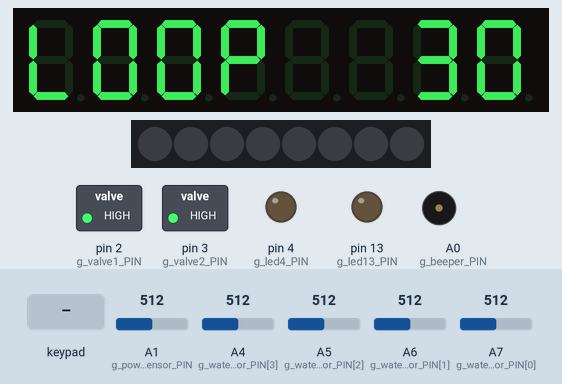
Simulated run of this sketch. Board: Arduino Nano, built with avr-gcc and run on an emulated ATmega328P. Parts: 8-digit seven-segment display, 8 RGB LEDs in strip order, left to right, switched loads named in the sketch (green lamp = pin HIGH), output pins drawn as LEDs (lit = HIGH), buzzer (waves = sounding). The inputs (shaded band) are chosen by the test bench; at power-on: A1 (g_power_sensor_PIN) = 512, A4 (g_water_sensor_PIN[3]) = 512, A5 (g_water_sensor_PIN[2]) = 512, A6 (g_water_sensor_PIN[1]) = 512, A7 (g_water_sensor_PIN[0]) = 512. Pins used as bus, display or sensor lines are not drawn.

Above: at 1.2 s.
1.3 s: key '1' pressed
At 3.2 s:
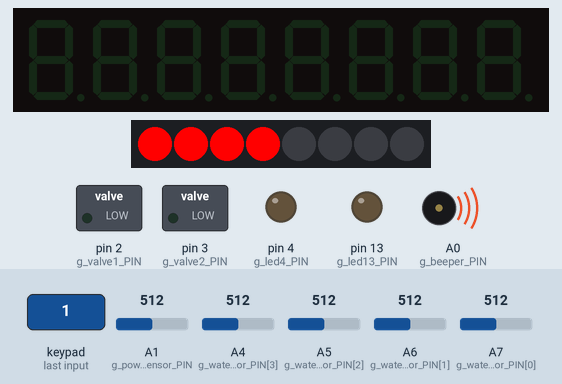
3.5 s: keypad keys 1 2 3 4 pressed 0.4 s apart
At 5.1 s:
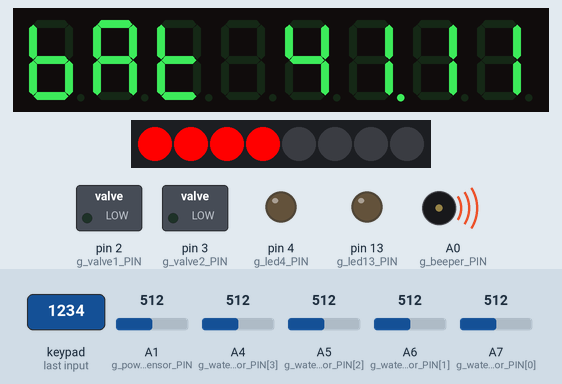
6.6 s: A1 (g_power_sensor_PIN) set to 640
At 7.9 s:
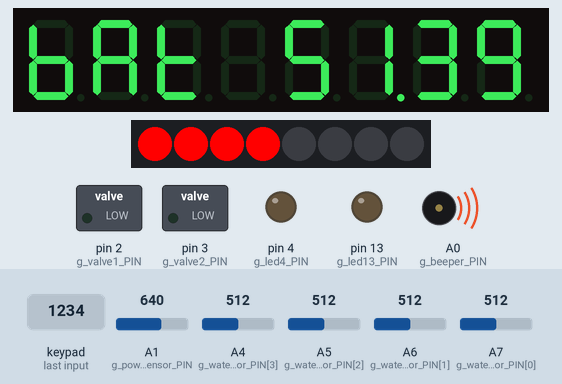
8.2 s: A1 (g_power_sensor_PIN) set to 672
At 8.73 s:
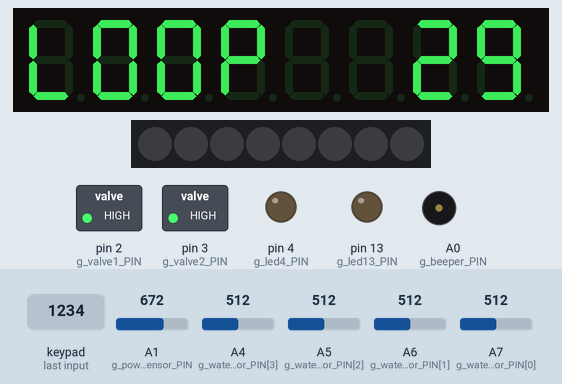
10.1 s: A4 (g_water_sensor_PIN[3]) set to 992
At 11.9 s:
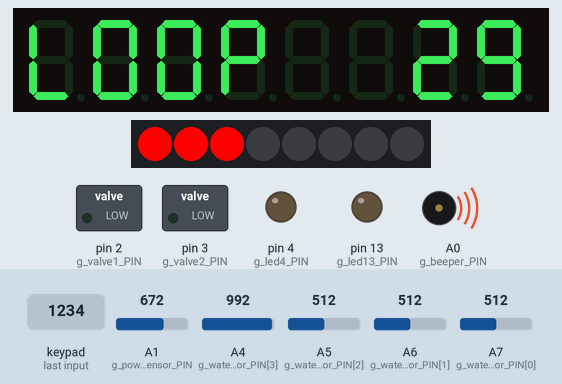
13.0 s: A5 (g_water_sensor_PIN[2]) set to 992
At 14.1 s:
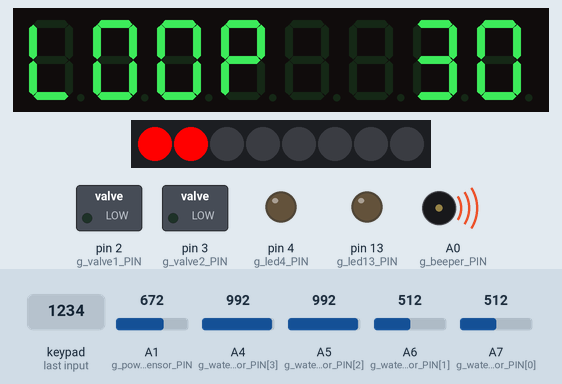
Timing chart, 0 to 15.5 s (numbered marks = the images above; inputs shaded):
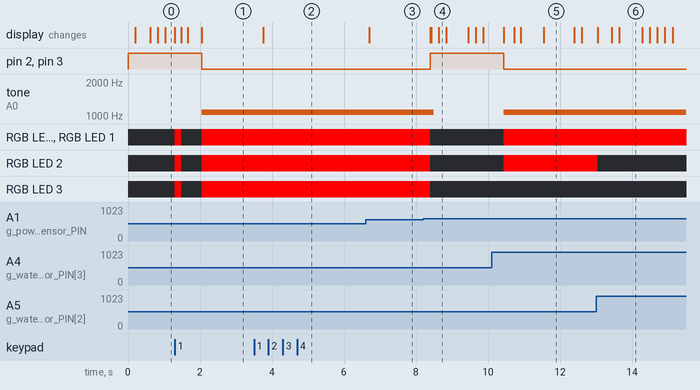

Measured:
- the behaviour switches between 655 and 656 on A1 (g_power_sensor_PIN) (found by bisection; images 3 and 4)
- after the input at 3.5 s, the display: changes after 0.26 s (image 2)
- after the input at 6.6 s, the display: changes after 0.11 s (image 3)
- after the input at 8.2 s, pin 2 (g_valve1_PIN), pin 3 (g_valve2_PIN): LOW → HIGH after 0.19 s; tone on A0 (g_beeper_PIN): 1083 Hz → silent after 0.29 s; RGB LED 0–3: RGB(255, 0, 0) → off after 0.19 s; the display: first changes after 0.19 s (image 4 shows a later state)
- what the display in image 5 shows lasts 0.9 s, from 11.5 s to 12.4 s
- what the display in image 6 shows lasts 0.6 s, from 13.7 s to 14.3 s

The sketch:

waterproof.ino
```cpp
#include <avr/wdt.h>
#include <TM1638.h>
#include "button_helper.h"
#include "out_helper.h"

//#define SERIAL_LOGGING //использования логгирования в COM-порт
#define SERIAL_RATE 115200

#ifdef SERIAL_LOGGING
  #define SERIAL_LOG_BEGIN Serial.begin(SERIAL_RATE);\
                            while (!Serial) {;}\
                            Serial.println("Serial LOG started!");
  #define SERIAL_PRINTLN(A) Serial.println(A);
  #define SERIAL_PRINTLN2(A,B) Serial.println(A,B);
  #define SERIAL_PRINT(A) Serial.print(A);
  #define SERIAL_PRINT2(A,B) Serial.print(A,B);
#else
  #define SERIAL_LOG_BEGIN
  #define SERIAL_PRINTLN(A)
  #define SERIAL_PRINTLN2(A,B)
  #define SERIAL_PRINT(A)
  #define SERIAL_PRINT2(A,B)
#endif


//Состояния
#define WS_DRY          1
#define WS_WET          2
#define WS_AFTER_WET    3
#define POW_LINE        4
#define POW_BAT         5
#define POW_LOW_BAT     6
#define INP_FORCE_OPEN  7
#define INP_FORCE_CLOSE 8
#define INP_ON_WATCH    9


typedef enum {
   DYS_BAT = 1,
   DYS_SENS,
   DYS_UP_TIME,
   DYS_BEEP_FREQ,
   DYS_LOOP_TIME,
   DYS_NONE//должно быть последним режимом, иначе кольцо не сработает
}DYSPLAY_MODE;


//============= Конфигурация ============================
#define POWER_DIVIDER     8.0311//коэффициент делителя напряжения для определения напряжения питания. r1/(r1+r2)
#define WATER_THRESOLD    200 //чуствительность датчиков воды
#define BATTERY_THRESOLD  1230 //уровень напряжения считающийся питанием от сети
#define BATTERY_LOW_THRESOLD  1190 //уровень напряжения считающийся низким, и приводящий к аварийному перекрытию кранов и т.д.
#define MAX_SENSOR_VAL    1023
#define COUNT_OF_SENSORS  4
#define DYSPLAY_REFRESH_TIME 200
#define WATER_READ_INTERVAL 1000
#define WATER_ALARM_TIME_THRESOLD 2000

byte g_beeper_PIN             = A0; //Pin beeper
byte g_power_sensor_PIN       = A1; //пин АЦП для считывания с делителя напряжения питания
byte g_water_sensor_PIN[COUNT_OF_SENSORS] = {A7, A6, A5, A4}; //Датчики воды
byte g_valve1_PIN             = 2; //Задвижка 1
byte g_valve2_PIN             = 3; //Задвижка 2
byte g_led4_PIN               = 4;
byte g_sensor_btn_PIN         = 8;
byte g_water_sensors_PhA_PIN  = 11; //Фаза A питания датчиков воды( со стороны датчика )
byte g_water_sensors_PhB_PIN  = 12; //Фаза B питания датчиков воды( со стороны резисторов )
byte g_led13_PIN              = 13;

//============= Глобальные переменные =======================
byte g_state_WS  = WS_DRY;
byte g_state_POW = POW_LINE;
byte g_state_INP = INP_ON_WATCH;

int  g_pow_U = 0;
byte g_water_sensors_val = 0;
DYSPLAY_MODE g_dysplay_mode = DYS_LOOP_TIME;

byte     g_dysplay_sensor_num = 1;
uint32_t g_dysplay_last_time = 0;
uint16_t g_beeper_freq = 1083;

uint16_t g_loop_start_time = 0;
uint16_t g_loop_time = 0;
uint16_t g_water_alarm_start_time = 0;

byte g_water_sensors_Phase = 0;

//============== Переферия - конопки, LED, дисплей итд ==============
TM1638 dysplayModule(7, 6, 5); //TM1638(dataPin, clockPin, strobePin, activateDisplay, intensity);

TM1638_Button btn_sel_dysplay_mode(&dysplayModule, 0b00000001);
TM1638_Button btn_sel_sensor(&dysplayModule, 0b00000010);
TM1638_Button btn_force_close(&dysplayModule, 0b01000000);
TM1638_Button btn_force_open(&dysplayModule, 0b10000000);

TM1638_Out led_force_close(&dysplayModule, 6);
TM1638_Out led_force_open(&dysplayModule, 7);
//TM1638_Out led_force_open(&dysplayModule, 7);

//**************************************************************************************************
// Инициализация
//**************************************************************************************************
void setup() {

  for(int i = 0; i < COUNT_OF_SENSORS; i++) pinMode(g_water_sensor_PIN[i], INPUT);

  pinMode(g_power_sensor_PIN, INPUT);
  pinMode(g_sensor_btn_PIN, INPUT_PULLUP);

  pinMode(g_water_sensors_PhA_PIN, OUTPUT);
  pinMode(g_water_sensors_PhB_PIN, OUTPUT);

  pinMode(g_led13_PIN, OUTPUT);
  pinMode(g_led4_PIN, OUTPUT);
  pinMode(g_beeper_PIN, OUTPUT);
  pinMode(g_valve1_PIN, OUTPUT);
  pinMode(g_valve2_PIN, OUTPUT);

  digitalWrite(g_valve1_PIN, HIGH);
  digitalWrite(g_valve2_PIN, HIGH);

  SERIAL_LOG_BEGIN

  dysplayModule.setupDisplay(true, 0);

  wdt_enable(WDTO_8S);
}

//**************************************************************************************************
// Основной цикл
//**************************************************************************************************
void loop() {

  g_loop_start_time = millis();

  read_input();

  determine_state();

  process();

  output();

  //digitalWrite(g_led13_PIN, digitalRead(g_sensor_btn_PIN));
  //digitalWrite(g_led4_PIN, digitalRead(g_sensor_btn_PIN));

  //digitalWrite(g_led13_PIN, HIGH);
  //delay(2);
  //digitalWrite(g_led13_PIN, LOW);

  g_loop_time = millis() - g_loop_start_time;

  wdt_reset();
}


//**************************************************************************************************
// read_input() обработка входящей информации(датчики, кнопки, команды и.т.д.)
//**************************************************************************************************
void read_input(){

  SERIAL_PRINTLN("> read_input()");

// датчики воды

  g_water_sensors_val = 0;

  for(int i = COUNT_OF_SENSORS; i > 0 ; i--){
    g_water_sensors_val = g_water_sensors_val << 1;
    if(sensor_read_V2(i) > WATER_THRESOLD){
       g_water_sensors_val++;
    }
  }

  SERIAL_PRINT("Sensor = "); SERIAL_PRINTLN2(g_water_sensors_val, BIN);

  if( g_water_sensors_val && g_water_alarm_start_time == 0 ){
    g_water_alarm_start_time = millis();
  }else if (!g_water_sensors_val && g_water_alarm_start_time > 0){
    g_water_alarm_start_time = 0;
  }

  if( g_water_alarm_start_time > 0 &&
      (millis() - g_water_alarm_start_time > WATER_ALARM_TIME_THRESOLD )){
    g_state_WS = WS_WET;
  }else{
    if( g_state_WS == WS_WET ){
      g_state_WS = WS_AFTER_WET;
    }
  }

//напряжение питания

  g_pow_U = powerReadX100();
  SERIAL_PRINT("Pow U = "); SERIAL_PRINTLN( (float)g_pow_U / 100 );

  if( g_pow_U > BATTERY_THRESOLD){
    g_state_POW = POW_LINE;
  }else if(g_pow_U > BATTERY_LOW_THRESOLD){
    g_state_POW = POW_BAT;
  }else{
    g_state_POW = POW_LOW_BAT;
  }

//кнопки
  btn_sel_dysplay_mode.process();
  btn_sel_sensor.process();
  btn_force_close.process();
  btn_force_open.process();


}

//**************************************************************************************************
// determine_state()
//**************************************************************************************************
void determine_state(){
  /*SERIAL_PRINTLN("> determine_state()");

  g_old_state = g_state;

  if (g_water_sensors_val){
    g_state = g_state | WATER_ALARM;
  }else{
    g_state = g_state & ~WATER_ALARM;
  }*/
}

//**************************************************************************************************
// process()
//**************************************************************************************************
void process(){
  SERIAL_PRINTLN("> process()");

  if (g_state_WS != WS_DRY ){
    digitalWrite(g_valve1_PIN, LOW);
    digitalWrite(g_valve2_PIN, LOW);
  }else{
    digitalWrite(g_valve1_PIN, HIGH);
    digitalWrite(g_valve2_PIN, HIGH);
  };

  if (btn_sel_dysplay_mode.is_state(BTN_ON_CLICK) ){
      if (g_dysplay_mode == DYS_NONE)
        g_dysplay_mode = DYS_BAT;
      else
        g_dysplay_mode = g_dysplay_mode + 1;

      SERIAL_PRINT("g_dysplay_mode = ");
      SERIAL_PRINTLN(g_dysplay_mode);
  }

  if (g_dysplay_mode == DYS_SENS
      && btn_sel_sensor.is_state(BTN_ON_PRESS) ){
    g_dysplay_sensor_num++;
    if(g_dysplay_sensor_num > COUNT_OF_SENSORS ) g_dysplay_sensor_num = 1;
  }

  if (g_dysplay_mode == DYS_BEEP_FREQ
      && ( btn_sel_sensor.is_state(BTN_HOLD) || btn_sel_sensor.is_state(BTN_ON_PRESS) )){

      g_beeper_freq += 1;
      if(g_beeper_freq > 9999) g_beeper_freq = 0;
  }

  if (btn_force_close.is_state(BTN_ON_PRESS) ) {
    led_force_close.blink(100, 400, 20);
    led_force_open.off();

    digitalWrite(g_valve1_PIN, LOW);
    digitalWrite(g_valve2_PIN, LOW);
  }
  if (btn_force_open.is_state(BTN_ON_PRESS) ){
    led_force_close.off();
    led_force_open.blink(100, 400, 20);

    digitalWrite(g_valve1_PIN, HIGH);
    digitalWrite(g_valve2_PIN, HIGH);
  }

}

//**************************************************************************************************
// output()
//**************************************************************************************************
void output(){
  char str_disp[8] = "";

  SERIAL_PRINTLN("> output()");

  if(allow_refresh_TM1638()){
      switch (g_dysplay_mode){
          case DYS_BAT: sprintf(str_disp, "BAT %4d", g_pow_U);
                        dysplayModule.setDisplayToString(str_disp, 0b00000100, 0);
                        break;
          case DYS_SENS: sprintf(str_disp, "S-%1d %4d", g_dysplay_sensor_num, sensor_read_V2(g_dysplay_sensor_num));
                        dysplayModule.setDisplayToString(str_disp, 0b00000000, 0);
                        break;
          case DYS_UP_TIME: sprintf(str_disp, "t %6d", millis() / 1000);
                        dysplayModule.setDisplayToString(str_disp, 0b00000100, 0);
                        break;
          case DYS_BEEP_FREQ: sprintf(str_disp, "BEEP%4d", g_beeper_freq);
                        dysplayModule.setDisplayToString(str_disp, 0b00000000, 0);
                        break;
          case DYS_LOOP_TIME: sprintf(str_disp, "LOOP%4d", g_loop_time);
                        dysplayModule.setDisplayToString(str_disp, 0b00000000, 0);
                        break;
          case DYS_NONE: dysplayModule.clearDisplay();
                        break;
      }
  }


  if ( btn_sel_dysplay_mode.is_state(BTN_ON_PRESS) ) dysplayModule.setLEDs(0b00001111);//debug string
  if ( btn_sel_dysplay_mode.is_state(BTN_ON_RELEASE) ){ dysplayModule.setLEDs(0x00);};//debug string

  led_force_close.process();
  led_force_open.process();

  if (g_state_WS != WS_DRY){

    tone(g_beeper_PIN, g_beeper_freq, 100);
    /*Громкие частоты:
     * 1071 1083 ~2900 ~3100 ~9500

     */

    dysplayModule.setLEDs(g_water_sensors_val);

  }
  else
  {

  }


}

//**************************************************************************************************
// int sensor_read(byte sensorNum) Считывание датчика воды
//**************************************************************************************************
int sensor_read(byte sensorNum){
  #define SAMPLES_COUNT 3 //количество считываний напряжения для усреднения
  int val = 0;

  for(int i = 0; i < SAMPLES_COUNT; i++){
    g_water_sensors_Phase = !g_water_sensors_Phase;

    digitalWrite(g_water_sensors_PhA_PIN, g_water_sensors_Phase);
    digitalWrite(g_water_sensors_PhB_PIN, !g_water_sensors_Phase);

    delay(2);

    if(!g_water_sensors_Phase) {//если фаза отрицательная - инвертируем значение датчика, т.к. поменялась полярность
      val += MAX_SENSOR_VAL - analogRead(g_water_sensor_PIN[sensorNum-1]);
    }else{
      val += analogRead(g_water_sensor_PIN[sensorNum-1]);
    }

    digitalWrite(g_water_sensors_PhB_PIN, g_water_sensors_Phase);
  }

  val = val / SAMPLES_COUNT;

  SERIAL_PRINT("Sensor");SERIAL_PRINT(sensorNum);SERIAL_PRINT(" = ");SERIAL_PRINTLN(val);
  return val;
}

//**************************************************************************************************
// int sensor_read_V2(byte sensorNum) Считывание датчика воды второй вариант
//**************************************************************************************************
int sensor_read_V2(byte sensorNum){
  #define SAMPLES_COUNT 5 //количество считываний напряжения для усреднения
  int val = 0;

  digitalWrite(g_water_sensors_PhA_PIN, LOW);
  digitalWrite(g_water_sensors_PhB_PIN, HIGH);

  for(int i = 0; i < SAMPLES_COUNT; i++){
    val += MAX_SENSOR_VAL - analogRead(g_water_sensor_PIN[sensorNum-1]);
    delay(1);
  }

  val = val / SAMPLES_COUNT;

  digitalWrite(g_water_sensors_PhB_PIN, LOW);

  SERIAL_PRINT("Sensor_V2");SERIAL_PRINT(sensorNum);SERIAL_PRINT(" = ");SERIAL_PRINTLN(val);
  return val;
}

//**************************************************************************************************
// int powerReadX100() Определение напряжения питания х100(умножаем на 100 чтобы целым числом хранить сотые доли)
//**************************************************************************************************
int powerReadX100(){
  #define SAMPLES_COUNT 50 //количество считываний напряжения для усреднения
  int rawU = 0;

  for(int i = 0; i < SAMPLES_COUNT; i++){
    rawU += analogRead(g_power_sensor_PIN);
  }

  rawU = rawU * ( POWER_DIVIDER / SAMPLES_COUNT );

  return rawU;
}

bool allow_refresh_TM1638(){
  if( millis() > g_dysplay_last_time + DYSPLAY_REFRESH_TIME ){
    g_dysplay_last_time = millis();

    return true;
  }

  return false;

}
```

button_helper.cpp
```cpp
#include "button_helper.h"

/**
 * Конструктор класса кнопки
 * Кнопка это цифровой пин подтянутый к питанию и замыкаемый на землю
 * Событие срабатывания происходит по нажатию кнопки (возвращается 1)
 * и отпусканию кнопки (возвращается время нажатия кнопки, мсек)
 * time_bounce_in - таймаут дребезга контактов. По умолчанию 50мс
 * time_long_click_in - время длинного нажатия клавиши. По умолчанию 2000мс. Если 0 то отключено.
 */
Button_Helper::Button_Helper(uint8_t pin,uint16_t time_bounce_in, uint16_t time_long_click_in){
   Pin               = pin;
   state_is_pressed  = false;
   state_is_long_pressed  = false;
   time_of_last_release               = 0;
   time_of_last_press               = 0;
   time_bounce         = time_bounce_in;
   time_long_click     = time_long_click_in;
}


bool Button_Helper::is_state(BUTTON_STATE state_in){
  return ( state & state_in ) == state_in;
}
/**
 * Действие производимое в цикле или по таймеру
*/
void Button_Helper::process() {
   uint32_t current_time = millis();
   bool pin_state = get_btn_state();

   if( pin_state == LOW  // Фиксируем нажатие кнопки ---------------------------------------
       && !state_is_pressed
       && (current_time - time_of_last_release) > time_bounce ){

#ifdef DEBUG_SERIAL_BTN
       Serial.print(">>>Event button, pin=");Serial.print(Pin);Serial.print(",press ON, tm=");Serial.print(current_time - time_of_last_release);Serial.println(" ms");
#endif
       state_is_long_pressed = false;
       state_is_pressed = true;
       time_of_last_press    = current_time;

       state = BTN_ON_PRESS;

       return;
   }

   if( pin_state == LOW // Фиксируем длинное нажатие кнопки -----------------------------------
       && !state_is_long_pressed
       && time_long_click > 0
       && (current_time - time_of_last_press) > time_long_click ){

#ifdef DEBUG_SERIAL_BTN
      Serial.print(">>>Event button, pin=");Serial.print(Pin);Serial.print(",long press, tm=");Serial.print(current_time - time_of_last_press);Serial.println(" ms");
#endif
      state_is_long_pressed = true;

      state = BTN_ON_HOLD;

      return;
   }

   if( pin_state == HIGH // Фиксируем отпускание кнопки ------------------------------------------
       && state_is_pressed == true
       && (current_time - time_of_last_press) > time_bounce ){

#ifdef DEBUG_SERIAL_BTN
       Serial.print(">>>Event button, pin=");Serial.print(Pin);Serial.print(",press OFF, tm=");Serial.print(current_time - time_of_last_press);Serial.println(" ms");
#endif
       state_is_pressed = false;
       time_of_last_release    = current_time;

       if( time_long_click == 0 ||
           (current_time - time_of_last_press) < time_long_click ){
          state = BTN_ON_CLICK;
       }else{
          state = BTN_ON_RELEASE;
       }

       return;

   }

   state = state & ~BTN_ON_MASK;
}
```

button_helper.h
```cpp
#ifndef Button_h
#define Button_h
#include "Arduino.h"
#include <TM1638.h>

//#define DEBUG_SERIAL_BTN 1

typedef enum {
   BTN_NONE = 0,
   BTN_PRESS        = 0b00000001,
   BTN_ON_PRESS     = 0b10000001,
   BTN_HOLD         = 0b00000011,
   BTN_ON_HOLD      = 0b01000011,
   BTN_RELEASE      = 0b00000100,
   BTN_ON_RELEASE   = 0b00100100,
   BTN_ON_CLICK     = 0b00110100,
}BUTTON_STATE;

#define BTN_ON_MASK 0b11110000

/*
 * Класс для упрощения работы с кнопками
 * В конструктор передается номер пина
 * Метод process() вызывается в основном цикле, и на основании счетчиков времени хранящихся в объекте класса,
 * происходит переключение состояний обекта:
 * state - текущее состояние конопки, если при очередном вызове process(), ничего не произошло, то состояние остается прежним
 * event - новое состояние которого не было при предыдущем вызове process(). Т.е. состояние которое изменилось именно при последней обработке кнопки.
 */

class Button_Helper {
  protected :
     uint8_t  Pin;
  private :
     bool     state_is_long_pressed;
     bool     state_is_pressed;
     uint32_t time_of_last_release;
     uint32_t time_of_last_press;
     uint16_t time_bounce;
     uint16_t time_long_click;
     BUTTON_STATE state = BTN_RELEASE;

     virtual char get_btn_state(){ return digitalRead(Pin); };

  public :
     Button_Helper(uint8_t pin, uint16_t time_bounce_in = 50, uint16_t time_long_click_in = 1000);

     bool is_state(BUTTON_STATE state_in);

     void process();

};

class TM1638_Button : public Button_Helper {
  private :
     TM1638* p_dysplay_module;

     virtual char get_btn_state(){  return p_dysplay_module->getButtons() != Pin; };

  public :
    TM1638_Button (TM1638* p_dysplay_module_in, uint8_t pin,uint16_t time_bounce_in = 50, uint16_t time_long_click_in = 1000) : Button_Helper(pin, time_bounce_in, time_long_click_in) {
      p_dysplay_module = p_dysplay_module_in;
    };
};

#endif
```

Source omitted: out_helper.cpp (1471 bytes), out_helper.h (1412 bytes)
